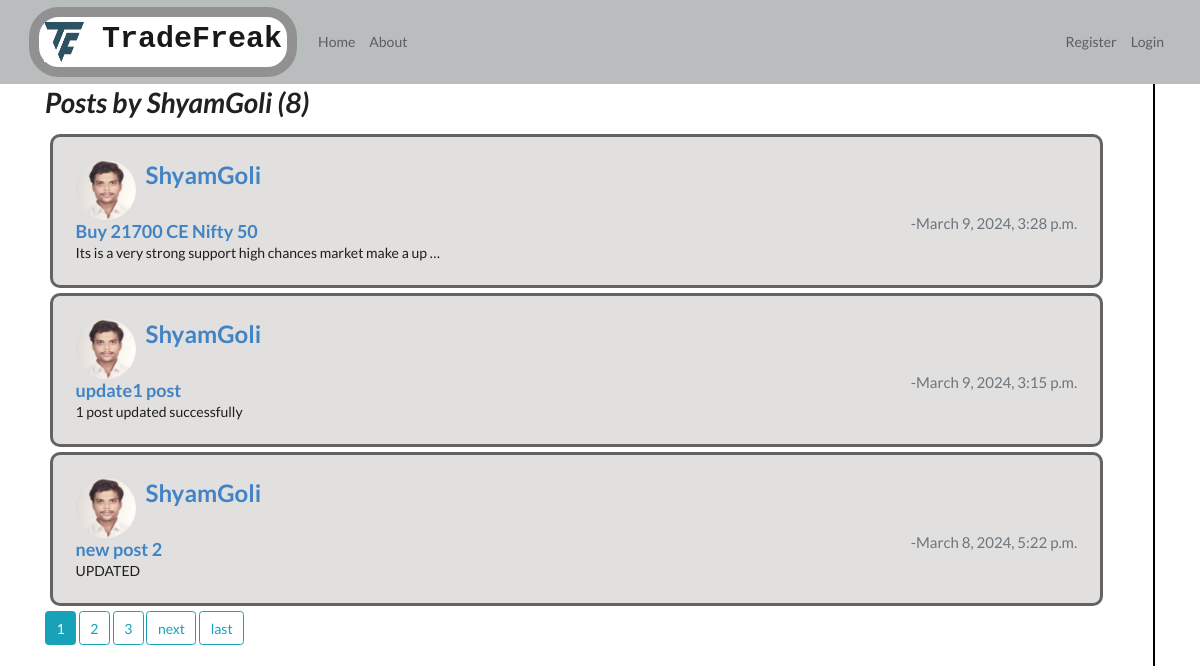
Page /user/ShyamGoli on the committed database.
### post/models.py (models this page shows, shortened)
class Post(models.Model):
    Heading = models.CharField(max_length=100)
    Author = models.ForeignKey(User,on_delete = models.CASCADE)  # here we have used User as a foriegn key and models.CASCADE as when we delete the user the related posts should also be deleted.
    PostOn = models.DateTimeField(default=timezone.now) # There are many ways to send as parameter to datetime field, but i particularly used this one so that the time and date will be updated each time the data is updated.
    Description = models.TextField()

### users/models.py (models this page shows, shortened)
class Profile(models.Model):
    user = models.OneToOneField(User,on_delete=models.CASCADE)
    image = models.ImageField(default='default.jpg', upload_to = 'profile_pic' )

### post/views.py (the view)
# urls.py: path('user/<str:username>', UserPostListView.as_view(), name='user_posts'),
class UserPostListView(ListView):
    model = Post
    template_name = 'post/user_posts.html' # here the template required name must be in the format <app>/<model_name>_<view_type>.html  eg: post/Post_list.html
    context_object_name = 'posts'  # Here in class view I don't now in template on which variable I should iterate. so this variable needs to be set.
    paginate_by = 3   #  from django.core.paginator import paginator  here we do not need to import, because it is a class based view.
    def get_queryset(self):
        user = get_object_or_404(User, username = self.kwargs.get('username'))
        return Post.objects.filter(Author = user).order_by('-PostOn')

### post/templates/post/user_posts.html (shortened to what this page needs)
{% extends 'post/base.html' %}
{% block content %}
<div class="cards-section">
    <div class="container">
        <div class='display-cards'>
        <h1 class="mb-3">
            Posts by {{view.kwargs.username}} ({{page_obj.paginator.count}})
        </h1>
        {% for post in posts %}
        <div class="card my-cards" style="width: 18rem;">
            <div class="card-body">
                <div class="d-flex">
                    <img class="rounded-circle account-img img-fluid custom-image" src="{{post.Author.profile.image.url}}" alt="">
                <a href="{% url 'user_posts' post.Author.username %}"><h2 style="margin-left: 10px; ">{{post.Author}}</h2></a>
                </div>
                <div class="d-flex justify-content-between">
                    <a href="{% url 'post_detail' post.id %}"> <h3 class="card-title">{{post.Heading}}</h3></a>
                    <h6 class="card-subtitle mb-2 text-muted"> -{{post.PostOn}}</h6>
                </div>
                <p class="card-text">{{ post.Description|truncatewords:12 }}</p>
            </div>
        </div>
        {% endfor %}
        {% if is_paginated %}
            {% for num in page_obj.paginator.page_range %}
                {% if page_obj.number == num %}
                    <a class="btn btn-info mb-4" href="?page={{num}}">{{num}}</a>
                {% elif num > page_obj.number|add:'-3' and num < page_obj.number|add:'3'%}
                    <a class="btn btn-outline-info mb-4" href="?page={{num}}">{{num}}</a>
                {% endif %}
            {% endfor %}
            {% if page_obj.has_next %}
            <a class="btn btn-outline-info mb-4" href="?page={{page_obj.next_page_number}}">next</a>
            <a class="btn btn-outline-info mb-4" href="?page={{page_obj.paginator.num_pages}}">last</a>
            {% endif %}
        {% endif %}
    </div>
    </div>
</div>
{% endblock %}

### post/static/post/main.css (style rules this page uses)
h1 { font-style:italic; }
.card { min-width: 95%; }
.my-cards { border: 3px rgb(99, 99, 99) solid; border-radius: 10px; margin: 5px 20px 5px 5px; padding: 5px; background-color: rgb(225, 224, 223); }
.my-cards .card-body { width: 100%; }
.my-cards h6 { font-size: 15px; }
.cards-section { display: flex; justify-content: center; }
.cards-section .container { border-radius: 10px; }
.cards-section .container .display-cards { border-right: 2px black solid; }
.custom-image { max-width: 60px; height: auto; }

### rows in the picture
Post: Author.profile.image (picture), Author "ShyamGoli", Heading "Buy 21700 CE Nifty 50", PostOn "March 9, 2024, 3:28 p.m.", Description "Its is a very strong support high chances market make a up …"
Post: Author.profile.image (picture), Author "ShyamGoli", Heading "update1 post", PostOn "March 9, 2024, 3:15 p.m.", Description "1 post updated successfully"
Post: Author.profile.image (picture), Author "ShyamGoli", Heading "new post 2", PostOn "March 8, 2024, 5:22 p.m.", Description "UPDATED"

### other values in the picture
{{ view.kwargs.username }} "ShyamGoli"
{{ page_obj.paginator.count }} "8"
{{ num }} "1"
{{ num }} "2" "3"
